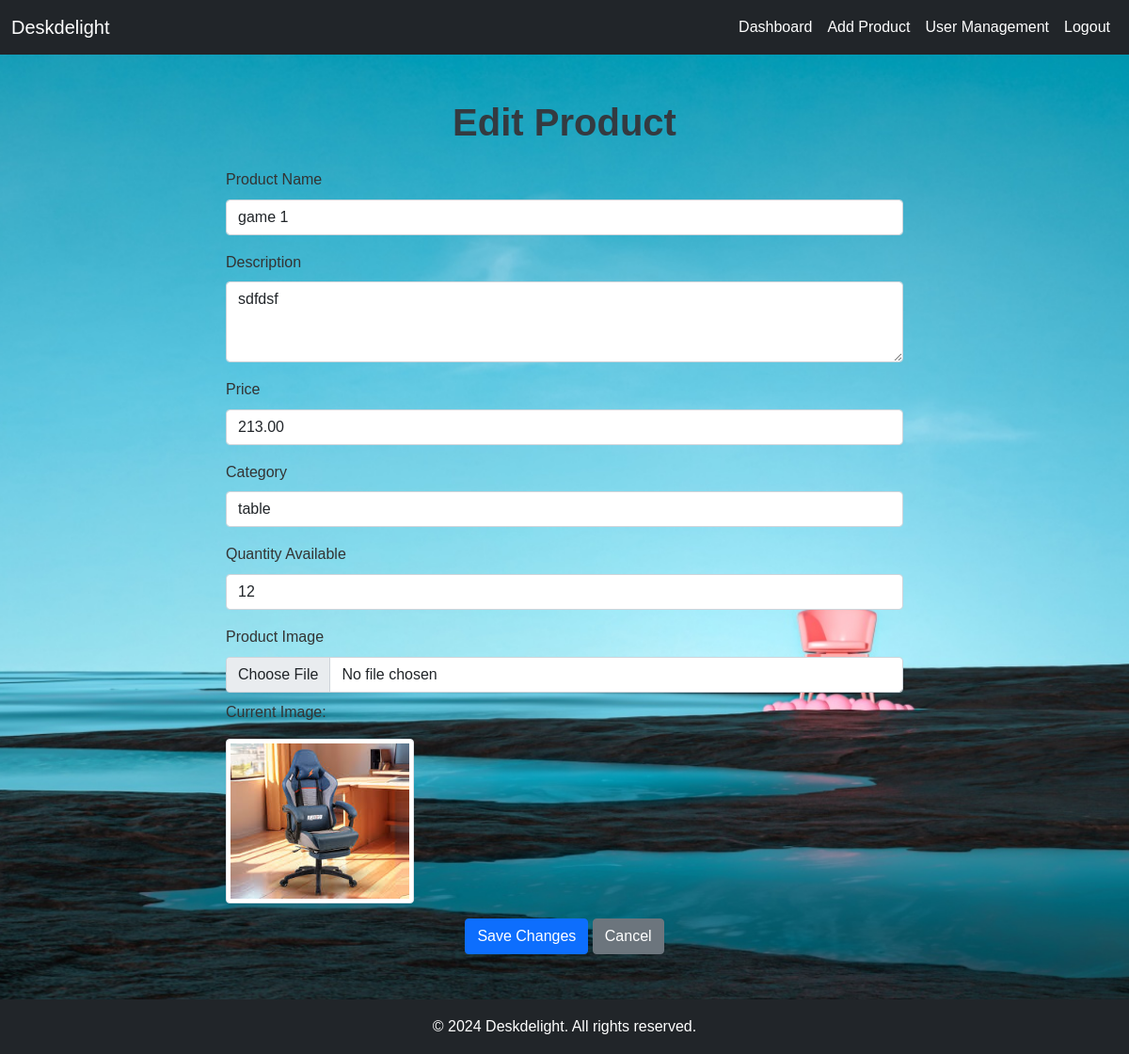
Page /edit_product/1/ (signed in) on the committed database.
### myapp/models.py (models this page shows, shortened)
class Product(models.Model):
    CATEGORY_CHOICES = [
        ('chair', 'Chair'),
        ('table', 'Table'),
    ]
    name = models.CharField(max_length=255)
    description = models.TextField()
    price = models.DecimalField(max_digits=10, decimal_places=2)
    image = models.ImageField(upload_to='products/', default='products/default.jpg')
    category = models.CharField(
        max_length=50,
        choices=CATEGORY_CHOICES,
        default='chair'
    )
    quantity_available = models.PositiveIntegerField(default=0)

### myapp/views.py (the view, shortened to what this page needs)
# urls.py: path('edit_product/<int:product_id>/', views.edit_product, name='edit_product'),
def edit_product(request, product_id):
    if not request.user.is_authenticated or not request.user.is_staff:
        messages.error(request, "You are not authorized to edit products.")
        return redirect('admin_login')
    product = get_object_or_404(Product, id=product_id)
    return render(request, 'admin_product_edit.html', {'product': product})

### templates/admin_product_edit.html (shortened to what this page needs)
{% extends 'admin_base.html' %}
{% block content %}
<div class="container mt-5">
    <h1 class="text-center mb-4">Edit Product</h1>
    <div class="row justify-content-center">
        <div class="col-md-8">
            <form method="POST" enctype="multipart/form-data">
                <div class="mb-3">
                    <label for="name" class="form-label">Product Name</label>
                    <input type="text" class="form-control" id="name" name="name" value="{{ product.name }}" required>
                </div>
                <div class="mb-3">
                    <label for="description" class="form-label">Description</label>
                    <textarea class="form-control" id="description" name="description" rows="3" required>{{ product.description }}</textarea>
                </div>
                <div class="mb-3">
                    <label for="price" class="form-label">Price</label>
                    <input type="number" class="form-control" id="price" name="price" value="{{ product.price }}" step="0.01" required>
                </div>
                <div class="mb-3">
                    <label for="category" class="form-label">Category</label>
                    <input type="text" class="form-control" id="category" name="category" value="{{ product.category }}" required>
                </div>
                <div class="mb-3">
                    <label for="quantity_available" class="form-label">Quantity Available</label>
                    <input type="number" class="form-control" id="quantity_available" name="quantity_available" value="{{ product.quantity_available }}" required>
                </div>
                <div class="mb-3">
                    <label for="image" class="form-label">Product Image</label>
                    <input type="file" class="form-control" id="image" name="image">
                    {% if product.image %}
                    <div class="mt-2">
                        <p>Current Image:</p>
                        <img src="{{ product.image.url }}" alt="{{ product.name }}" class="img-thumbnail" style="max-width: 200px;">
                    </div>
                    {% endif %}
                </div>
                <div class="text-center">
                    <button type="submit" class="btn btn-primary">Save Changes</button>
                    <a href="{% url 'product_management' %}" class="btn btn-secondary">Cancel</a>
                </div>
            </form>
        </div>
    </div>
</div>
{% endblock %}

### static/admin.css (style rules this page uses)
body { font-family: 'Poppins', sans-serif; background-color: #f8f9fa; margin: 0; padding: 0; }
h1 { color: #343a40; font-size: 2.5rem; font-weight: bold; }

### rows in the picture
Product: name "game 1", description "sdfdsf", price "213.00", category "table", quantity_available "12", image (picture)
